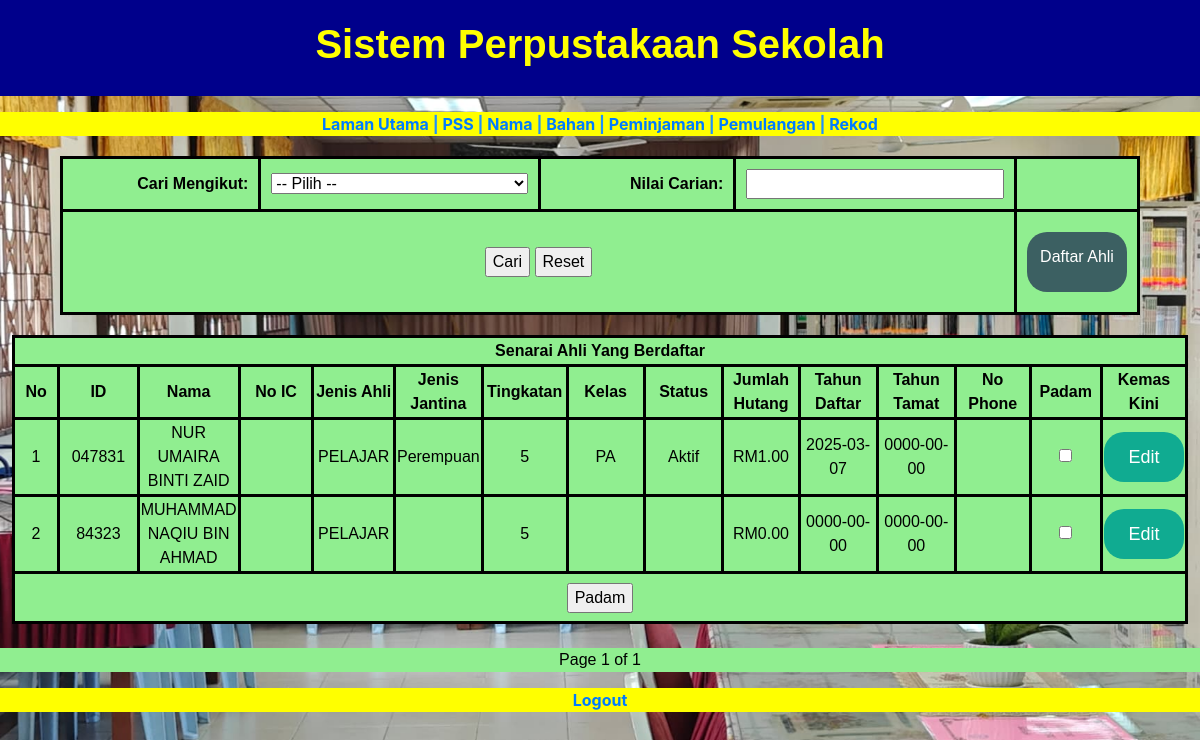
The page /library_senarai_nama.php on the database its author committed.
### tables this page shows
CREATE TABLE `ahli` (
  `user_id` int(20) NOT NULL,
  `Id_delima` varchar(20) NOT NULL,
  `nama_ahli` varchar(250) NOT NULL,
  `IC_ahli` varchar(20) NOT NULL,
  `jenis_ahli` enum('ADMIN','PENGAWAS PSS','GURU','PELAJAR','STAF SOKONGAN') NOT NULL,
  `Tingkatan` enum('1','2','3','4','5','6','Kelas Khas') NOT NULL,
  `Kelas` varchar(50) NOT NULL,
  `jenis_jantina` enum('Lelaki','Perempuan') NOT NULL,
  `no_telefon` varchar(20) NOT NULL,
  `Tahun_daftar` date DEFAULT current_timestamp(),
  `status` enum('Aktif','Tidak Aktif','Berhenti','Senarai Hitam','Tamat Perkhidmatan','Bertukar','Tamat Persekolahan') DEFAULT 'Aktif',
  `jumlah_hutang` decimal(10,2) DEFAULT 0.00,
  `tahun_tamat` date DEFAULT NULL,
  `gambar_ahli` varchar(300) NOT NULL,
  `jumlah_bacaan` int(11) DEFAULT 0
);

### library_senarai_nama.php (the view, shortened to what this page needs)
<?php
include('dblibrary.php');
$usersPerPage = 50;
$page = isset($_GET['page']) ? (int)$_GET['page'] : 1;
$offset = ($page - 1) * $usersPerPage;
$sql = "SELECT user_id, id_delima, nama_ahli, IC_ahli, jenis_ahli, jenis_jantina, Tingkatan, Kelas, status, jumlah_hutang, Tahun_daftar, tahun_tamat, no_telefon
        FROM ahli
        WHERE jenis_ahli IN ('GURU', 'PELAJAR', 'STAF SOKONGAN')";
$sql .= " LIMIT $usersPerPage OFFSET $offset";
$result = $conn->query($sql);
$users = ($result->num_rows > 0) ? $result->fetch_all(MYSQLI_ASSOC) : [];
$totalUsersQuery = "SELECT COUNT(*) AS total FROM ahli WHERE jenis_ahli IN ('GURU', 'PELAJAR', 'STAF SOKONGAN')";
$totalUsersResult = $conn->query($totalUsersQuery);
$totalUsers = $totalUsersResult->fetch_assoc()['total'];
$totalPages = ceil($totalUsers / $usersPerPage);
?>
<!DOCTYPE html>
<html lang="en">
  <head>
	<link rel="stylesheet" type="text/css" href="config/css/PSS.css">
    <link href="css/bootstrap-4.4.1.css" rel="stylesheet">
  </head>
	 <body>
	<main class="menu_content">
	  <header class="PSS_header">
		  <h1 align="center"><strong>Sistem Perpustakaan Sekolah</strong></h1>
	  </header>
		<p>
	  <section class="PSS_section"><strong>
		  <a href="library_main_page.php">Laman Utama</a> | <a href="library_senarai_PSS.php">PSS</a> | <a href="library_senarai_nama.php">Nama</a> | <a href="library_Book.php">Bahan</a> | <a href="library_senarai_peminjam.php">Peminjaman</a> | <a href="library_senarai_pulang.php">Pemulangan</a> | <a href="library_History.php">Rekod</a></strong>
	  </section></p>
      <form id="searchForm" name="searchForm" method="get" action="library_senarai_nama.php" class="form_nama" style="margin: 20px auto; width: 90%;">
        <table width="100%" border="0" cellpadding="10" cellspacing="0">
          <tr>
            <td width="20%" align="right"><strong>Cari Mengikut:</strong></td>
            <td width="30%">
              <select name="search_column" id="search_column" onchange="updateSearchInput()" style="width: 100%;">
                <option value="">-- Pilih --</option>
              </select>
            </td>
            <td width="20%" align="right"><strong>Nilai Carian:</strong></td>
            <td width="30%">
              <div id="search_value_container">
              </div>
            </td>
          </tr>
          <tr>
            <td colspan="4" align="center">
              <input type="submit" value="Cari">
              <input type="button" value="Reset" onclick="window.location.href='library_senarai_nama.php';">
            </td>
			  <td align="center" margin-top="10px">
                    <a href="library_Pendaftaran.php" class="daftar-bg daftar-button">Daftar Ahli</a>
                </td>
          </tr>
        </table>
      </form>
		<form id="form3" name="form3" method="post" action="user_delete_library.php">
  <table width="98%" height="140" border="1" align="center" cellpadding="1" cellspacing="1" class="form_nama">
	  <thead>
			    <tr>
				   <th colspan="15" align="center"><strong>Senarai Ahli Yang Berdaftar</strong></th>
		      </tr>
			   <tr>
				   <th width="50" align="center">No</th>
				   <th width="85" align="center">ID</th>
				   <th width="95" align="center">Nama</th>
				   <th width="86" align="center">No IC</th>
				   <th width="83" align="center">Jenis Ahli</th>
				   <th width="85" align="center">Jenis Jantina</th>
				   <th width="86" align="center">Tingkatan</th>
				   <th width="85" align="center">Kelas</th>
				   <th width="85" align="center">Status</th>
				   <th width="80" align="center">Jumlah Hutang</th>
				   <th width="85" align="center">Tahun Daftar</th>
				   <th width="85" align="center">Tahun Tamat</th>
				   <th width="80" align="center">No Phone</th>
				   <th width="75" align="center">Padam</th>
				   <th width="80" align="center">Kemas Kini</th>
			   </tr>
		   </thead>
    <tbody>
      <?php
            if (!empty($users)) {
                $no = $offset + 1;
                foreach ($users as $row) {
                    ?>
            <tr>
                <td align="center"><?php echo $no; ?></td>
                <td align="center"><?php echo $row['id_delima']; ?></td>
                <td align="center"><?php echo $row['nama_ahli']; ?></td>
                <td align="center"><?php echo $row['IC_ahli']; ?></td>
				<td align="center"><?php echo $row['jenis_ahli']; ?></td>
                <td align="center"><?php echo $row['jenis_jantina']; ?></td>
                <td align="center"><?php echo $row['Tingkatan']; ?></td>
				<td align="center"><?php echo $row['Kelas']; ?></td>
                <td align="center"><?php echo $row['status']; ?></td>
                <td align="center">RM<?php echo $row['jumlah_hutang']; ?></td>
                <td align="center"><?php echo $row['Tahun_daftar']; ?></td>
                <td align="center"><?php echo $row['tahun_tamat']; ?></td>
				<td align="center"><?php echo $row['no_telefon']; ?></td>
                <td align="center"><input type="checkbox" name="delete_ids[]" value="<?php echo $row['user_id']; ?>"></td>
                <td align="center" margin-top="10px">
                    <a href="library_user_update.php?id=<?php echo $row['id_delima']; ?>" class="edit-bg edit-button">Edit</a>
                </td>
            </tr>
            <?php
            $no++;
        }
    } else {
        ?>
        <tr><td colspan="15" align="center">Tiada ahli dijumpai</td></tr>
        <?php
    }
    ?>
		<tr>
        <td colspan="15" align="center" height="50">
            <input type="submit" name="Delete" id="Delete" value="Padam">
        </td>
    </tr>
    </tbody>
  </table>
</form>
		 <br>
      <div class="form_nama" style="text-align: center;">
        <span> Page <?= $page; ?> of <?= $totalPages; ?> </span>
      </div>
  <p><section class="PSS_section" align="center">
       <strong><a href="admin_library_logout.php">Logout</a></strong>
   </section></p>
</main>
</body>
</html>

### config/css/PSS.css (style rules this page uses)
body { font-family: Arial, sans-serif; margin: 0; padding: 0; background-color: #f8f9fa; }
.PSS_header { text-align: center; background-color: darkblue; padding: 20px; }
.PSS_header h1 { font-family: Arial, sans-serif; font-weight: 400; color: yellow; }
.PSS_section { color: dodgerblue; background-color: yellow; text-align: center; text-decoration-color: black; }
.form_nama { font-family: Arial, sans-serif; color: black; background-color: lightgreen; text-align: center; }
table, th, td { border: 3px solid black; border-collapse: collapse; }
.edit-bg { display: inline-block; width: 80px; height: 50px; line-height: 50px; font-size: 18px; color: white; text-decoration: none; text-align: center; border: none; border-radius: 20px; cursor: pointer; margin-top:10px; margin-bottom: 10px; transition: background-color 0.3s ease, transform 0.3s ease; }
.edit-button { background-color: #10AB91; }
.daftar-bg { display: inline-block; width: 100px; height: 60px; line-height: 50px; font-size: 16px; color: white; text-decoration: none; text-align: center; border: none; border-radius: 20px; cursor: pointer; margin-top:10px; margin-bottom: 10px; transition: background-color 0.3s ease, transform 0.3s ease; }
.daftar-button { background-color: #3C6062; }

### rows shown on the page
ahli: Id_delima "047831", nama_ahli "NUR UMAIRA BINTI ZAID", jenis_ahli "PELAJAR", jenis_jantina "Perempuan", Tingkatan "5", Kelas "PA", status "Aktif", jumlah_hutang "1.00", Tahun_daftar "2025-03-07", tahun_tamat "0000-00-00"
ahli: Id_delima "84323", nama_ahli "MUHAMMAD NAQIU BIN AHMAD", jenis_ahli "PELAJAR", Tingkatan "5", jumlah_hutang "0.00", Tahun_daftar "0000-00-00", tahun_tamat "0000-00-00"

### other values the page prints
$page "1"
$totalPages "1"
